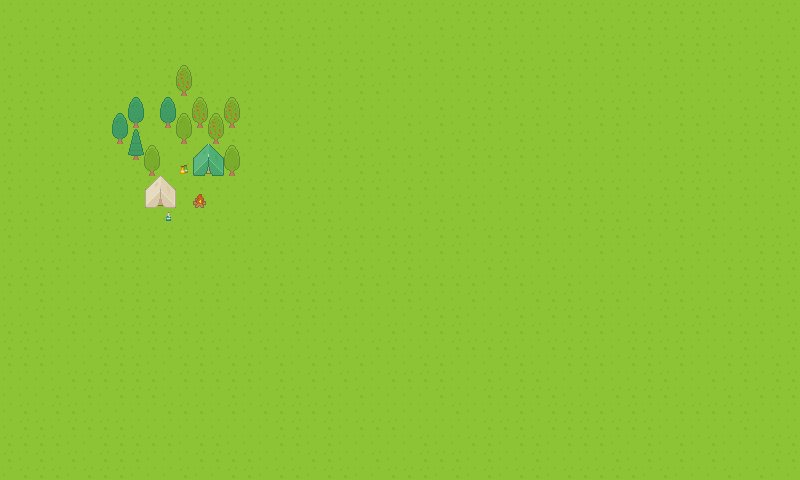

This is a level from a 2D game, rendered from its Tiled map with the project's own tilesets. A one-line summary and the complete map file follow:
An orthogonal 50x30 tile map with 16x16 px tiles, 2 tile layers (Grounds, Trees And Objects) and 6 objects (4x wall, player, zombie).

<map version="1.2" tiledversion="1.2.4" orientation="orthogonal" renderorder="right-down" width="50" height="30" tilewidth="16" tileheight="16" infinite="0" nextlayerid="5" nextobjectid="12">
 <tileset firstgid="1" source="keenny_rpg.tsx" />
 <layer id="1" name="Grounds" width="50" height="30">
  <data encoding="csv">
63,63,63,63,63,6,63,63,63,6,6,6,6,6,63,63,6,6,63,63,63,6,6,6,63,6,63,63,6,6,6,6,6,6,63,6,6,63,63,6,6,6,6,6,6,63,63,63,6,63,
63,6,63,6,6,63,63,63,6,6,6,63,6,63,63,6,6,6,63,6,6,63,63,63,6,63,63,6,63,6,6,6,63,6,63,63,63,6,63,6,6,6,63,6,6,63,6,63,63,6,
6,63,63,6,6,63,63,6,6,6,63,6,6,6,63,63,6,63,6,6,63,63,63,63,6,6,63,63,6,6,6,63,63,63,63,63,6,6,6,6,6,63,6,6,6,6,63,63,63,63,
63,6,6,63,6,6,63,6,63,6,6,63,63,63,6,63,63,6,63,63,6,6,6,63,6,63,6,6,63,63,63,6,6,63,6,6,6,63,6,63,63,6,6,6,6,63,63,6,6,63,
6,63,63,6,63,63,63,63,6,63,6,6,63,63,63,63,6,63,6,6,6,63,6,63,6,6,63,63,6,6,6,6,6,6,6,63,63,63,6,63,63,6,63,63,63,6,63,6,6,6,
63,6,6,63,63,63,63,6,6,6,6,63,6,63,63,6,63,63,63,6,6,63,6,6,63,63,63,63,63,63,6,6,63,63,6,6,63,63,63,6,6,63,6,63,63,63,63,6,6,6,
6,6,6,63,63,6,6,63,63,6,6,63,63,6,63,6,63,63,63,63,6,63,6,63,63,63,63,6,63,6,6,6,63,6,63,6,63,6,6,6,63,63,6,63,6,63,6,63,6,6,
6,6,63,6,6,63,63,63,63,6,63,6,6,63,63,6,63,63,6,63,6,63,63,63,63,6,63,6,63,6,6,63,6,6,63,6,63,6,6,63,6,63,6,6,63,63,6,6,6,6,
6,6,63,63,63,6,63,6,6,63,63,6,63,63,6,6,6,63,63,6,6,6,63,6,63,63,6,63,6,6,63,63,6,63,6,6,6,63,6,63,63,63,6,63,6,6,6,6,6,63,
63,63,63,63,63,63,6,63,63,63,63,63,63,63,63,63,6,6,63,63,6,6,6,63,6,6,63,6,63,6,6,6,6,6,63,63,63,63,6,63,63,6,63,6,63,63,6,63,63,6,
6,63,63,6,63,6,63,63,6,63,63,6,63,6,6,63,6,63,63,63,63,63,6,6,63,63,6,6,63,6,63,6,63,63,63,6,63,63,63,63,63,63,6,6,63,6,63,63,6,6,
6,63,63,6,6,6,63,6,6,6,63,6,6,6,63,63,6,6,6,6,6,6,6,6,63,6,6,63,63,63,63,6,63,6,6,6,6,6,6,63,63,6,6,6,6,63,6,63,63,6,
63,63,6,63,63,63,6,63,63,63,63,63,6,63,63,63,6,63,63,6,63,63,6,63,6,6,63,63,6,6,63,63,6,6,6,6,6,63,63,63,6,6,63,6,6,63,6,63,6,63,
6,6,63,6,63,6,6,6,63,63,63,6,6,6,63,6,6,63,6,6,6,63,63,63,63,63,6,6,63,6,63,63,63,6,63,63,6,6,6,63,6,6,6,63,6,63,63,63,63,6,
6,63,63,6,63,63,6,6,6,6,6,6,63,63,6,63,63,63,6,63,6,6,6,6,6,6,63,6,6,63,6,6,6,6,63,6,63,6,6,6,63,63,6,63,6,63,6,6,6,63,
63,63,63,63,6,6,63,63,6,6,6,6,6,63,6,63,6,6,63,63,6,6,63,63,6,6,63,6,6,63,63,6,63,6,63,63,63,6,63,63,6,63,63,6,63,63,63,6,6,6,
63,6,6,6,63,63,6,6,6,63,6,6,63,63,63,6,6,63,6,63,6,6,6,63,6,6,63,63,63,63,6,6,63,63,6,63,63,63,63,6,63,6,6,63,63,6,6,6,6,6,
6,6,6,63,63,63,6,63,6,63,6,63,63,6,6,63,6,6,63,6,63,63,6,6,63,6,6,6,6,6,63,6,6,63,63,6,63,63,63,63,6,6,63,63,63,63,6,6,6,63,
63,63,6,63,63,63,63,6,6,6,6,63,6,6,63,63,6,6,6,6,6,63,6,63,6,6,63,63,63,6,63,63,63,6,6,6,63,6,6,63,63,6,6,63,63,6,6,6,63,6,
63,63,6,63,6,6,6,63,6,6,6,63,63,63,6,63,63,63,6,6,63,6,63,63,63,63,6,6,6,63,63,63,6,63,6,6,6,6,63,63,63,6,63,6,6,63,63,63,6,63,
6,6,63,63,6,63,63,6,6,6,6,6,6,63,63,6,63,63,6,63,63,63,63,63,6,63,6,6,6,63,63,6,6,6,63,63,6,6,63,6,6,63,6,6,63,6,6,6,63,6,
6,6,6,63,63,63,6,6,63,6,6,63,6,6,63,63,6,63,63,63,6,6,63,6,6,63,63,63,6,6,6,6,63,63,6,6,6,63,63,6,6,6,6,63,63,63,6,63,63,6,
6,6,6,63,63,63,6,6,6,63,63,6,6,63,6,6,63,6,63,6,6,63,6,63,63,63,6,6,63,63,63,6,6,63,63,6,6,6,63,6,6,63,6,63,63,6,6,63,6,63,
63,63,63,63,6,6,6,6,6,6,63,6,6,6,6,6,63,6,63,6,63,6,63,63,6,6,6,6,63,63,6,63,6,6,63,63,6,63,63,63,6,6,63,63,6,63,6,63,6,6,
63,63,63,6,63,6,63,6,6,6,63,63,63,63,6,63,63,6,6,63,6,63,6,63,63,63,63,6,63,63,6,6,6,6,6,63,63,63,6,6,6,6,63,63,63,6,63,6,6,6,
63,6,63,6,6,63,63,63,63,63,6,6,6,63,6,63,6,6,6,6,6,63,63,63,63,63,63,63,6,63,63,63,6,63,6,6,6,6,63,6,63,63,6,6,6,6,6,63,63,63,
63,6,6,63,6,6,6,6,63,63,63,63,63,63,63,63,63,6,6,63,6,63,6,6,6,63,63,63,63,63,6,6,6,63,6,6,6,6,6,6,6,63,63,63,63,63,6,63,63,63,
6,6,6,6,63,63,6,6,6,6,6,63,6,6,63,63,63,6,6,63,6,63,63,63,63,63,6,63,63,6,6,63,6,6,63,6,6,6,63,63,6,63,6,63,6,63,63,63,6,6,
6,63,6,63,6,63,6,6,6,63,63,63,6,6,6,6,63,63,63,6,6,63,63,6,63,63,6,6,6,63,6,63,63,6,63,63,63,63,6,63,6,63,6,63,6,63,63,63,6,6,
63,6,6,6,63,6,6,6,63,63,63,6,63,63,6,6,63,6,6,63,6,6,63,63,6,6,6,63,6,63,6,63,6,6,63,6,6,6,6,6,63,6,63,63,63,6,63,6,63,63
</data>
 </layer>
 <layer id="2" name="Trees And Objects" width="50" height="30">
  <data encoding="csv">
0,0,0,0,0,0,0,0,0,0,0,0,0,0,0,0,0,0,0,0,0,0,0,0,0,0,0,0,0,0,0,0,0,0,0,0,0,0,0,0,0,0,0,0,0,0,0,0,0,0,
0,0,0,0,0,0,0,0,0,0,0,0,0,0,0,0,0,0,0,0,0,0,0,0,0,0,0,0,0,0,0,0,0,0,0,0,0,0,0,0,0,0,0,0,0,0,0,0,0,0,
0,0,0,0,0,0,0,0,0,0,0,0,0,0,0,0,0,0,0,0,0,0,0,0,0,0,0,0,0,0,0,0,0,0,0,0,0,0,0,0,0,0,0,0,0,0,0,0,0,0,
0,0,0,0,0,0,0,0,0,0,0,0,0,0,0,0,0,0,0,0,0,0,0,0,0,0,0,0,0,0,0,0,0,0,0,0,0,0,0,0,0,0,0,0,0,0,0,0,0,0,
0,0,0,0,0,0,0,0,0,0,0,594,0,0,0,0,0,0,0,0,0,0,0,0,0,0,0,0,0,0,0,0,0,0,0,0,0,0,0,0,0,0,0,0,0,0,0,0,0,0,
0,0,0,0,0,0,0,0,0,0,0,651,0,0,0,0,0,0,0,0,0,0,0,0,0,0,0,0,0,0,0,0,0,0,0,0,0,0,0,0,0,0,0,0,0,0,0,0,0,0,
0,0,0,0,0,0,0,0,586,0,586,0,594,0,594,0,0,0,0,0,0,0,0,0,0,0,0,0,0,0,0,0,0,0,0,0,0,0,0,0,0,0,0,0,0,0,0,0,0,0,
0,0,0,0,0,0,0,586,643,0,643,584,651,594,651,0,0,0,0,0,0,0,0,0,0,0,0,0,0,0,0,0,0,0,0,0,0,0,0,0,0,0,0,0,0,0,0,0,0,0,
0,0,0,0,0,0,0,643,589,0,0,641,0,651,0,0,0,0,0,0,0,0,0,0,0,0,0,0,0,0,0,0,0,0,0,0,0,0,0,0,0,0,0,0,0,0,0,0,0,0,
0,0,0,0,0,0,0,0,646,584,0,0,617,618,584,0,0,0,0,0,0,0,0,0,0,0,0,0,0,0,0,0,0,0,0,0,0,0,0,0,0,0,0,0,0,0,0,0,0,0,
0,0,0,0,0,0,0,0,0,641,0,682,674,675,641,0,0,0,0,0,0,0,0,0,0,0,0,0,0,0,0,0,0,0,0,0,0,0,0,0,0,0,0,0,0,0,0,0,0,0,
0,0,0,0,0,0,0,0,0,619,620,0,0,0,0,0,0,0,0,0,0,0,0,0,0,0,0,0,0,0,0,0,0,0,0,0,0,0,0,0,0,0,0,0,0,0,0,0,0,0,
0,0,0,0,0,0,0,0,0,676,677,0,472,0,0,0,0,0,0,0,0,0,0,0,0,0,0,0,0,0,0,0,0,0,0,0,0,0,0,0,0,0,0,0,0,0,0,0,0,0,
0,0,0,0,0,0,0,0,0,0,740,0,0,0,0,0,0,0,0,0,0,0,0,0,0,0,0,0,0,0,0,0,0,0,0,0,0,0,0,0,0,0,0,0,0,0,0,0,0,0,
0,0,0,0,0,0,0,0,0,0,0,0,0,0,0,0,0,0,0,0,0,0,0,0,0,0,0,0,0,0,0,0,0,0,0,0,0,0,0,0,0,0,0,0,0,0,0,0,0,0,
0,0,0,0,0,0,0,0,0,0,0,0,0,0,0,0,0,0,0,0,0,0,0,0,0,0,0,0,0,0,0,0,0,0,0,0,0,0,0,0,0,0,0,0,0,0,0,0,0,0,
0,0,0,0,0,0,0,0,0,0,0,0,0,0,0,0,0,0,0,0,0,0,0,0,0,0,0,0,0,0,0,0,0,0,0,0,0,0,0,0,0,0,0,0,0,0,0,0,0,0,
0,0,0,0,0,0,0,0,0,0,0,0,0,0,0,0,0,0,0,0,0,0,0,0,0,0,0,0,0,0,0,0,0,0,0,0,0,0,0,0,0,0,0,0,0,0,0,0,0,0,
0,0,0,0,0,0,0,0,0,0,0,0,0,0,0,0,0,0,0,0,0,0,0,0,0,0,0,0,0,0,0,0,0,0,0,0,0,0,0,0,0,0,0,0,0,0,0,0,0,0,
0,0,0,0,0,0,0,0,0,0,0,0,0,0,0,0,0,0,0,0,0,0,0,0,0,0,0,0,0,0,0,0,0,0,0,0,0,0,0,0,0,0,0,0,0,0,0,0,0,0,
0,0,0,0,0,0,0,0,0,0,0,0,0,0,0,0,0,0,0,0,0,0,0,0,0,0,0,0,0,0,0,0,0,0,0,0,0,0,0,0,0,0,0,0,0,0,0,0,0,0,
0,0,0,0,0,0,0,0,0,0,0,0,0,0,0,0,0,0,0,0,0,0,0,0,0,0,0,0,0,0,0,0,0,0,0,0,0,0,0,0,0,0,0,0,0,0,0,0,0,0,
0,0,0,0,0,0,0,0,0,0,0,0,0,0,0,0,0,0,0,0,0,0,0,0,0,0,0,0,0,0,0,0,0,0,0,0,0,0,0,0,0,0,0,0,0,0,0,0,0,0,
0,0,0,0,0,0,0,0,0,0,0,0,0,0,0,0,0,0,0,0,0,0,0,0,0,0,0,0,0,0,0,0,0,0,0,0,0,0,0,0,0,0,0,0,0,0,0,0,0,0,
0,0,0,0,0,0,0,0,0,0,0,0,0,0,0,0,0,0,0,0,0,0,0,0,0,0,0,0,0,0,0,0,0,0,0,0,0,0,0,0,0,0,0,0,0,0,0,0,0,0,
0,0,0,0,0,0,0,0,0,0,0,0,0,0,0,0,0,0,0,0,0,0,0,0,0,0,0,0,0,0,0,0,0,0,0,0,0,0,0,0,0,0,0,0,0,0,0,0,0,0,
0,0,0,0,0,0,0,0,0,0,0,0,0,0,0,0,0,0,0,0,0,0,0,0,0,0,0,0,0,0,0,0,0,0,0,0,0,0,0,0,0,0,0,0,0,0,0,0,0,0,
0,0,0,0,0,0,0,0,0,0,0,0,0,0,0,0,0,0,0,0,0,0,0,0,0,0,0,0,0,0,0,0,0,0,0,0,0,0,0,0,0,0,0,0,0,0,0,0,0,0,
0,0,0,0,0,0,0,0,0,0,0,0,0,0,0,0,0,0,0,0,0,0,0,0,0,0,0,0,0,0,0,0,0,0,0,0,0,0,0,0,0,0,0,0,0,0,0,0,0,0,
0,0,0,0,0,0,0,0,0,0,0,0,0,0,0,0,0,0,0,0,0,0,0,0,0,0,0,0,0,0,0,0,0,0,0,0,0,0,0,0,0,0,0,0,0,0,0,0,0,0
</data>
 </layer>
 <objectgroup id="4" name="Camada de Objetos 1">
  <object id="6" name="player" x="112" y="176.125" width="15.875" height="15.75" />
  <object id="7" name="wall" x="149" y="179" width="22.125" height="16" />
  <object id="8" name="wall" x="114.438" y="114.375" width="11.375" height="16.375" />
  <object id="9" name="wall" x="146.313" y="147.313" width="11.25" height="14.375" />
  <object id="10" name="wall" x="130.188" y="130.188" width="10.875" height="16.125" />
  <object id="11" name="zombie" x="87.5625" y="145.5" width="15.875" height="15.75" />
 </objectgroup>
</map>
